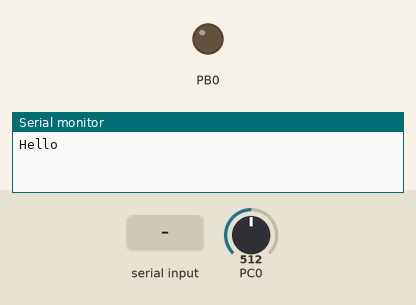
Simulated run of this program. Board: ATmega8, built with avr-gcc and emulated at 8 MHz. On the bench: output pins drawn as LEDs (lit = HIGH), the last lines printed to the serial monitor. Inputs (shaded band) come from the test bench; at power-on: PC0 = 512.

Above: at 1.2 s.
1.3 s: "0" received over Serial
At 2.6 s:
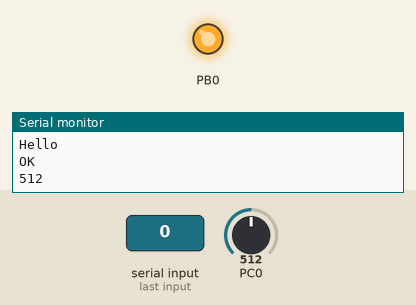
Timing chart, 0 to 10.3 s (numbered marks = the images above; inputs shaded):
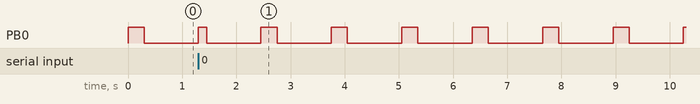

The program:

ATMEGA8_NX-Bluetooth-Remote.c
```c
/*
 * ATMEGA8_NX-Bluetooth-Remote.c
 *
 * Created: 9/29/2015 6:09:34 PM
 * Author: Patrik Samuel Tauchim
 * + Some code snippets found around the Internet - Thanks to the authors!
 *PINOUT:
 *PB0: LED+
 *PC0: Shutter
 *PC1: Focus
 *PD0 + PD1: RX/TX to Bluetooth module/PC/...
 */

#include <avr/io.h>
#include <avr/delay.h>
#include <avr/interrupt.h>
#define F_CPU 8000000UL // 8MHz
#define USART_BAUDRATE 9600
#define BAUD_PRESCALE (((F_CPU / (USART_BAUDRATE * 16UL))) - 1)

void adc_init(void);            //Function to initialize/configure the ADC
uint16_t read_adc(uint8_t channel);    //Function to read an arbitrary analogic channel/pin
uint16_t adc_value;            //Variable used to store the value read from the ADC
char buffer[5];                //Output of the itoa function
uint8_t i=0;                //Variable for the for() loop

volatile int analog_value;

ISR(ADC_vect)//Dont ask me what it does
{
	analog_value = ADCH;
}

int main (void)
{
	char ReceivedByte;
	adc_init();
	int resend_count;
	int resend_limit;
	resend_count=0;   //TODO: How many times we already asked for resend
	resend_limit=10; //TODO:  How many times to ask for last command again, if we received some crap
	int AT_mode_on =0; //TODO: Switch to send AT commands to BT module, not actual commands for camera
	int i = 0;

	UCSRB = (1 << RXEN) | (1 << TXEN);   // Turn on the transmission and reception circuitry
	UCSRC = (1 << URSEL) | (1 << UCSZ0) | (1 << UCSZ1); // Use 8-bit character sizes

	UBRRH = (BAUD_PRESCALE >> 8); // Load upper 8-bits of the baud rate value into the high byte of the UBRR register
	UBRRL = BAUD_PRESCALE; // Load lower 8-bits of the baud rate value into the low byte of the UBRR register
	ReplyString("Hello"); // Say Hello!

for (;;) // Loop forever
{
	while ((UCSRA & (1 << RXC)) == 0) {}; // Do nothing until data have been received and is ready to be read from UDR
	ReceivedByte = UDR; // Fetch the received byte value into the variable "ByteReceived"

	if (AT_mode_on == 0)
	{
		if (ReceivedByte==48)// "0"
		{
			resend_count=0;
			ReplyString("OK");
			if (isCameraConnected()==1)
			{
				ReplyString("Camera is ON");
			}
			else
			{
				ReplyString("Camera is OFF");
			}
		}
		else if (ReceivedByte==49)// "1" => Shutter
		{
			resend_count=0;
			SingleShot();
			ReplyString("Single shot");
		}
		else if (ReceivedByte==50)// "2" => Focus
		{
			SingleFocus();
			ReplyString("Single focus");
		}
		//LOCAL DEBUG ONLY
		else if (ReceivedByte==51)// "3" => Sends "AT" to check if BT module is paired - useless over BT since when module its paired, it doesnt recives AT commands
		{
			resend_count=0;
			_delay_ms(2000);
			SendAT("AT");
			_delay_ms(2000);
		}
		else
		//TODO (basically works, but app doesnt support it yet)
		//UNKNOWN COMMAND OR COMMUNICATION ERROR HANDLING
		//There should not be much communication errors, but I have some on my prototype while communication over long wires. Over Bluetooth it works fine.
		{
			/*ReplyString("Unrecognised command");
			SendChar(resend_count+48);
			SendChar(10);
			//ASK FOR COMMAND RESEND
			if (resend_count<=resend_limit)
			{
				ReplyString("RESEND");
				resend_count++;
			}
			else
			{
				ReplyString("UNRECOGNISED: ");//FAILED TOO MANY TIMES - DO NOT SEND THIS COMMAND AGAIN OR TROUBLESHOOT COMMUNICATION ISSUES and HAVE FUN! :-)
				resend_count=0;
			}*/
			SendChar(ReceivedByte);//send back what we received - probably some crap :-!
			SendChar(10);
		}
	}
	/*else
	// TODO
	// AT MODE - listens for whole strings - While NOT paired, We can set AT commands to Bluetooth module, like set NAME, PIN, etc.
	// To "AT" reply should be "OK" while not paired, so we can check pairing status. :-)
	// This code is probably not working
	{
	SendChar(ReceivedByte);
		if (ReceivedByte == "13")
		{
			ReplyString(data);
			i = 0;
			data[0] = 0;
		}
		else
		{
			data[i++] = ReceivedByte;
		}
		unsigned char string[20];
		int ii = 0;

		//receive the characters until ENTER is pressed (ASCII for ENTER = 13)
		if(ReceivedByte != 13)
		{
			//and store the received characters into the array string[] one-by-one
			string[ii] = ReceivedByte;
			ii++;
			FlashLed();
		}
		else if (string!=0)
		{
			ReplyString(string);
			ii=0;
			string[0]=0;
		}
		else
			ReplyString("0");
	}*/
}
}
// When NX1000 camera (and maybe other models) is turned ON, there is around 2,5V on data pins. When it is OFF, there is 0V
// We measure voltage on PC0 for 10 times and making average. If average is more than 100 ( around 0,5V) we consider camera is ON, otherwise it should be less (0V)
// TODO: Handle floating (disconnected) cable -> HW
int isCameraConnected()
{
	int ii;
	int total;
	int average;
	while (ii<10) //Measure voltage on PB0 10 times
	{
		_delay_ms(1000);
		adc_value = read_adc(i);
		total +=adc_value;

		itoa(adc_value, buffer, 10);
		ReplyString(buffer);//DEBUG - send result
		SendChar(10);

		FlashLed();
		ii++;
	}
	average = total/=10;
	itoa(average, buffer, 10);
	ReplyString(buffer); //send average
	SendChar(10);
	if (average < 100)
	{
		return 0;//not connected
	}
	else
	{
		return 1;//connected
	}
}

void FlashLed() // flash led for 0,5 seconds
{
	DDRB |=1; //Set PB0 as output
	PORTB |= 1; // Set high
	_delay_ms(50); // wait 0,5 seconds
	PORTB &= ~1; // Set low
}

void adc_init(void)// Init ADC - I found this code laying somewhere
{
	ADCSRA |= ((1<<ADPS2)|(1<<ADPS1)|(1<<ADPS0));    //16Mhz/128 = 125Khz the ADC reference clock
	ADMUX |= (1<<REFS0);                //Voltage reference from Avcc (5v)
	ADCSRA |= (1<<ADEN);                //Turn on ADC
	ADCSRA |= (1<<ADSC);                //Do an initial conversion because this one is the slowest and to ensure that everything is up and running
}

uint16_t read_adc(uint8_t channel)// Read ADC - I also found this code laying somewhere
{
	ADMUX &= 0xF0;                    //Clear the older channel that was read
	ADMUX |= channel;                //Defines the new ADC channel to be read
	ADCSRA |= (1<<ADSC);                //Starts a new conversion
	while(ADCSRA & (1<<ADSC));            //Wait until the conversion is done
	return ADCW;                    //Returns the ADC value of the chosen channel
}

	void ReplyString(char* StringPtr)
	{
		while (*StringPtr != 0x00)
		{
			SendChar(*StringPtr);
			StringPtr++;
		}
		SendChar(10);
	}

	void SendAT(char* StringPtr)
	{
		while (*StringPtr != 0x00)
		{
			SendChar(*StringPtr);
			StringPtr++;
		}
	}

	void SendChar(char ToSend)
	{
		UDR = ToSend; // Send byte
		FlashLed();
	}

	void SingleShot()//BLACK WIRE (for me)
	{
		/* OLD CODE
		*DDRC |=1; // Set PC0 as output - low
		*_delay_ms(10); // wait
		*DDRC &=0; // Set PC0 as input - floating
		*/
		DDRC |= (1<<0);
		_delay_ms(4000); // wait
		DDRC &= ~(1<<0);
	}

	void SingleFocus()//GREEN WIRE (for me)
	{
		DDRC |= (1<<1);  //Set PC1 as output - low
		_delay_ms(4000); // wait 4 SECONDS
		DDRC &= ~(1<<1); // Set PC1 as input - floating
	}
```

Measured:
- after the input at 1.3 s, PB0: LOW → HIGH at once, then repeats every 1.3 s: LOW 1.0 s, HIGH 0.30 s
